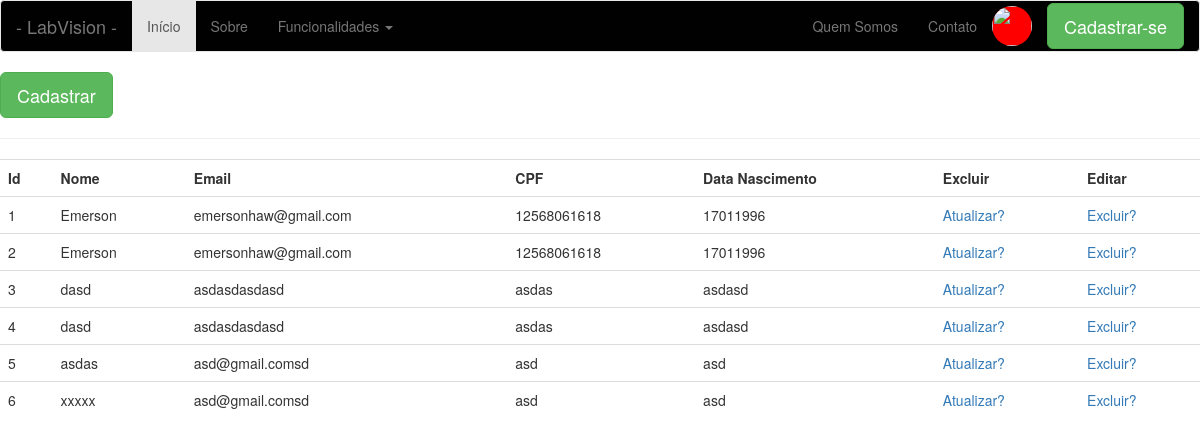
/listar-usuarios, run on the app's committed database.
### app/models/tables.py (models this page shows, shortened)
class Pessoa(db.Model):
    __tablename__ = "pessoas"
    id = db.Column(db.Integer, primary_key=True)
    nome = db.Column(db.String(50))

class Usuario(Pessoa, db.Model):
    __tablename__ = "usuarios"
    id = db.Column(db.Integer, primary_key=True)
    email = db.Column(db.String(50))
    senha = db.Column(db.String(20))
    cpf = db.Column(db.String(20))
    dt_nascimento = db.Column(db.String(20))
    status = db.Column(db.Boolean())
    pessoa = db.Column(db.Integer, db.ForeignKey('pessoas.id'))

class Pessoa(db.Model):
    __tablename__ = "pessoas"
    id = db.Column(db.Integer, primary_key=True)
    nome = db.Column(db.String(50))

### app/controllers/default.py (the view)
@app.route('/listar-usuarios', methods=['GET', 'POST'])
def listar_usuarios():
    usuarios = Usuario.query.all()
    return render_template('usuario/listar-usuarios.html', usuarios=usuarios)

### app/templates/usuario/listar-usuarios.html
{% include 'base/head.html' %}
{% include 'base/nav_bar.html' %}
<a href="/cadastrar-usuarios">
    <button class="btn btn-lg btn-success">
        Cadastrar
    </button>
</a>
<hr>
<div class="table-responsive">
        <table class="table">
            <tr>
                <th>Id</th>
                <th>Nome</th>
                <th>Email</th>
                <th>CPF</th>
                <th>Data Nascimento</th>
                <th>Excluir</th>
                <th>Editar</th>
            </tr>
            {% for u in usuarios %}
                <tr>
                    <td>
                        {{ u.id}}
                    </td>
                    <td>
                        {{ u.nome}}
                    </td>
                    <td>
                        {{ u.email}}
                    </td>
                    <td>
                        {{ u.cpf}}
                    </td>
                    <td>
                        {{ u.dt_nascimento}}
                    </td>
                    <td>
                        <a href="{{ url_for('atualizar_usuario', id=u.id)}}">Atualizar?</a>
                    </td>
                    <td>
                        <a href="{{ url_for('excluir_usuario', id=u.id)}}">Excluir?</a>
                    </td>
                </tr>
            {% endfor %}
        </table>
</div>
{% include 'base/footer.html' %}

### data on the page
Usuario: id "1", nome "Emerson", email "emersonhaw@gmail.com", cpf "12568061618", dt_nascimento "17011996"
Usuario: id "2", nome "Emerson", email "emersonhaw@gmail.com", cpf "12568061618", dt_nascimento "17011996"
Usuario: id "3", nome "dasd", email "asdasdasdasd", cpf "asdas", dt_nascimento "asdasd"
Usuario: id "4", nome "dasd", email "asdasdasdasd", cpf "asdas", dt_nascimento "asdasd"
Usuario: id "5", nome "asdas", email "asd@gmail.comsd", cpf "asd", dt_nascimento "asd"
Usuario: id "6", nome "xxxxx", email "asd@gmail.comsd", cpf "asd", dt_nascimento "asd"
